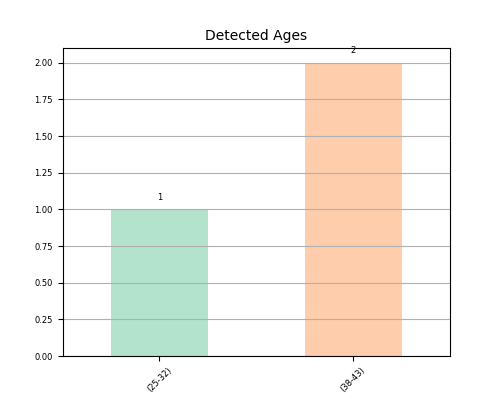
#> input picture age-emotion-detector/data/age.png, 500 x 400 px, given in place of frame.jpg, which was not available
$ python main.py
#> lines starting #> are read from the running program, lines starting #| are printed output that depends on the picture; pictures that were not available may be replaced by others from this repository, and a replacement may not be noted
import cv2
from time import time

IMG_AGE = "../age-emotion-detector/frame.jpg"
# IMG_PC = "../people-counting/frame.jpg"

IMG_OVERLAY = "./overlay.png"

TITLES = [("FACE RECOGITION", (200, 150)), ("PERSON TRACKING", (1100, 150)),
          ("OBJECT DETECTION", (200, 650)), ("PPE DETECTION", (1100, 650))]

font = cv2.FONT_HERSHEY_SIMPLEX

if __name__ == "__main__":
    print("presentation")
    while True:
        # Start timer
        new_frame_time = time()

        # frame_pc = cv2.imread(IMG_PC)
        frame_age = cv2.imread(IMG_AGE)
#> frame_age is the input picture: shape (400, 500, 3); mean B, G, R 235.7, 241.7, 245.1
        frame_over = cv2.imread(IMG_OVERLAY)
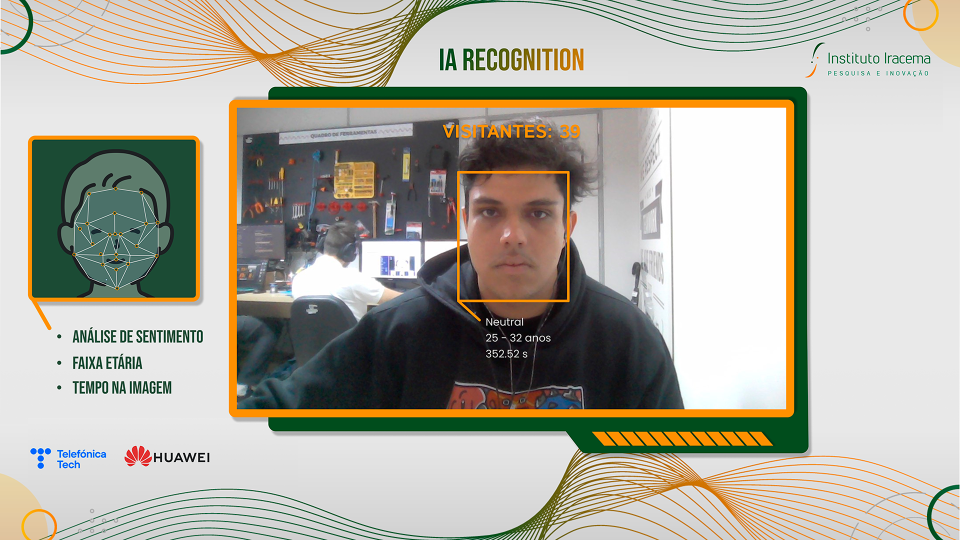
#> input picture presentation/overlay.png, 1920 x 1080 px (shown at 1/2 size)
#> frame_over is the input picture: shape (1080, 1920, 3); mean B, G, R 161.5, 173.3, 175.2

        frames_ans = [frame_age]

        for i, frame_an in enumerate(frames_ans):
            h, w, _ = frame_over.shape
            square_height = h // 2 + 70  # Define a altura do retângulo aumentada em 100 pixels
            square_width = int(w * 0.575)  # Define a largura do retângulo
            x = (w - square_width) // 2 + 60  # Desloca o retângulo para a direita em 50 pixels
            y = (h - square_height) // 2 - 20  # Calcula a coordenada y do canto superior esquerdo do retângulo

            frame_an = cv2.resize(frame_an, (square_width, square_height))
            frame_over[y:y + square_height, x:x + square_width, :] = frame_an

            (text_w, text_h), _ = cv2.getTextSize(
                TITLES[i][0], font, 1, 3)
#> this loop made 1 pass
#> (h, w, square_height, square_width, x, y, text_w, text_h) on pass 1: (1080, 1920, 610, 1104, 468, 215, 275, 23)
#> pass 1, `frame_an = cv2.resize(frame_an, (square_width, square_height))`:
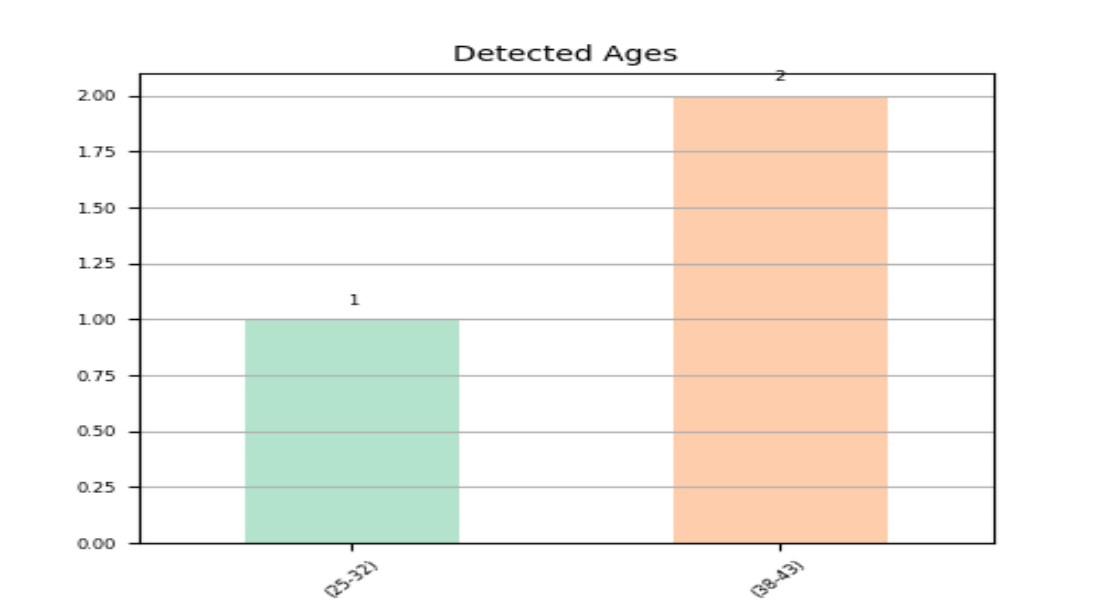
#> frame_an: shape (610, 1104, 3); mean of channels 0, 1, 2 235.7, 241.7, 245.1; drawn as B, G, R
#> after the loop:
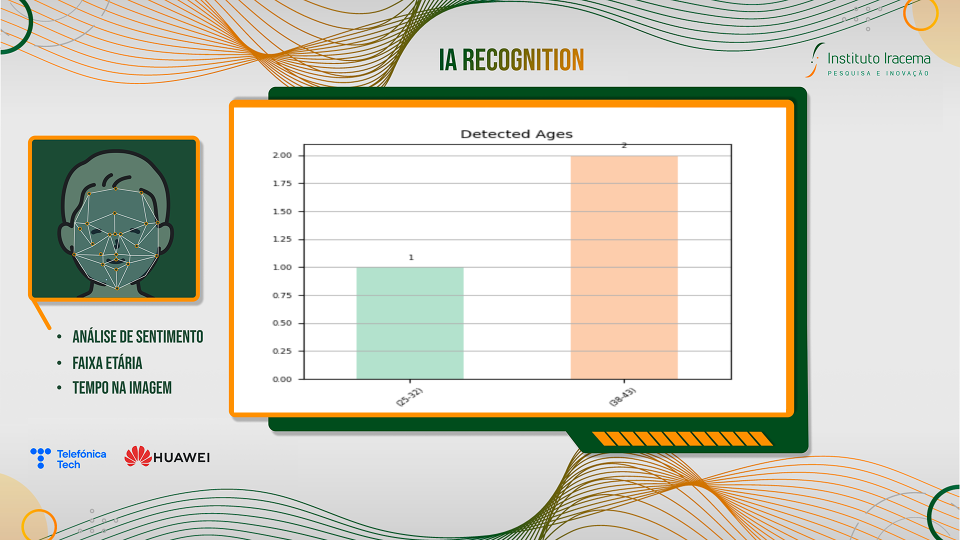
#> frame_over: shape (1080, 1920, 3) (shown at 1/2 size); mean B, G, R 195.7, 208.4, 209.2

            # Prints the text.
            # img = cv2.rectangle(frame_over, (TITLES[i][1][0], TITLES[i][1][1] - text_h - 10),
            #                     (TITLES[i][1][0] + text_w, TITLES[i][1][1]), (255, 255, 255), -1)
            # img = cv2.putText(frame_over, TITLES[i][0], (TITLES[i][1][0], TITLES[i][1][1] - 5),
            #                   font, 1, (0, 0, 0), 3)

        cv2.namedWindow("window", cv2.WND_PROP_FULLSCREEN)
        cv2.setWindowProperty(
            "window", cv2.WND_PROP_FULLSCREEN, cv2.WINDOW_FULLSCREEN)

        # Stop timer
        prev_frame_time = time()
        fps = 1 / (prev_frame_time - new_frame_time)
        # print("FPS: ", "FPS: {:.2f}".format(fps))

        cv2.imshow("window", frame_over)

        if cv2.waitKey(22) & 0xFF == ord('q'):
#> (key q is pressed here)
            break
